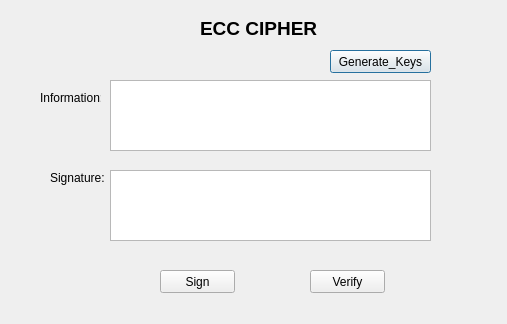
<?xml version="1.0" encoding="UTF-8"?>
<ui version="4.0">
 <class>Dialog</class>
 <widget class="QDialog" name="Dialog">
  <property name="geometry">
   <rect>
    <x>0</x>
    <y>0</y>
    <width>507</width>
    <height>324</height>
   </rect>
  </property>
  <property name="windowTitle">
   <string>Dialog</string>
  </property>
  <widget class="QLabel" name="label">
   <property name="geometry">
    <rect>
     <x>200</x>
     <y>20</y>
     <width>261</width>
     <height>16</height>
    </rect>
   </property>
   <property name="font">
    <font>
     <pointsize>14</pointsize>
     <weight>75</weight>
     <bold>true</bold>
    </font>
   </property>
   <property name="text">
    <string>ECC CIPHER</string>
   </property>
  </widget>
  <widget class="QTextEdit" name="txt_signature">
   <property name="geometry">
    <rect>
     <x>110</x>
     <y>170</y>
     <width>321</width>
     <height>71</height>
    </rect>
   </property>
  </widget>
  <widget class="QTextEdit" name="txt_information">
   <property name="geometry">
    <rect>
     <x>110</x>
     <y>80</y>
     <width>321</width>
     <height>71</height>
    </rect>
   </property>
  </widget>
  <widget class="QPushButton" name="btn_gen_keys">
   <property name="geometry">
    <rect>
     <x>330</x>
     <y>50</y>
     <width>101</width>
     <height>23</height>
    </rect>
   </property>
   <property name="text">
    <string>Generate_Keys</string>
   </property>
  </widget>
  <widget class="QLabel" name="label_6">
   <property name="geometry">
    <rect>
     <x>40</x>
     <y>90</y>
     <width>61</width>
     <height>16</height>
    </rect>
   </property>
   <property name="text">
    <string>Information:</string>
   </property>
  </widget>
  <widget class="QPushButton" name="btn_sign">
   <property name="geometry">
    <rect>
     <x>160</x>
     <y>270</y>
     <width>75</width>
     <height>23</height>
    </rect>
   </property>
   <property name="text">
    <string>Sign</string>
   </property>
  </widget>
  <widget class="QLabel" name="label_5">
   <property name="geometry">
    <rect>
     <x>50</x>
     <y>170</y>
     <width>61</width>
     <height>16</height>
    </rect>
   </property>
   <property name="text">
    <string>Signature:</string>
   </property>
  </widget>
  <widget class="QPushButton" name="btn_verify">
   <property name="geometry">
    <rect>
     <x>310</x>
     <y>270</y>
     <width>75</width>
     <height>23</height>
    </rect>
   </property>
   <property name="text">
    <string>Verify</string>
   </property>
  </widget>
 </widget>
 <resources/>
 <connections/>
</ui>
